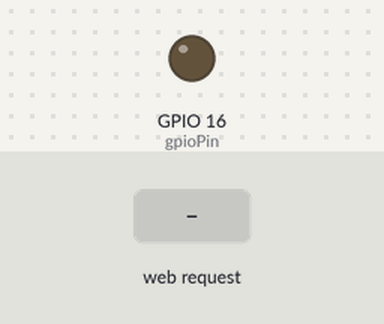
The program below on a simulated ESP8266 (Wemos D1 mini). Shown: output pins drawn as LEDs (lit = HIGH). The test bench sets the inputs (shaded band). What the program prints to the serial monitor is not drawn.

Above: at 1.2 s.
1.3 s: HTTP request GET /toggle received
At 2.1 s:
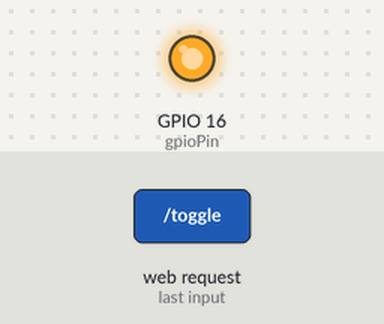
Timing chart, 0 to 4.3 s (numbered marks = the images above; inputs shaded):
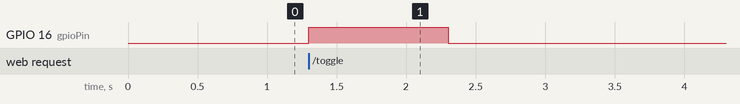

The program:

main.cpp
```cpp
#include <ESP8266WiFi.h>
#include <ESP8266WebServer.h>

// Wi-Fi热点名称和密码
const char* ssid = "I713R";
const char* password = "OvOsia114514";

// 创建Web服务器对象
ESP8266WebServer server(80);

// GPIO引脚配置（例如D1 Mini的D1引脚对应GPIO5）
const int gpioPin = 16;

void handleToggle() {
    // 将引脚设置为高电平，保持1秒后恢复低电平
    digitalWrite(gpioPin, HIGH);
    delay(1000);
    digitalWrite(gpioPin, LOW);
    server.send(200, "text/plain", "GPIO has toggled!"); // 返回响应
}

void setup() {
    // 启动串口通信以进行调试
    Serial.begin(115200);
    Serial.println();

    // 配置GPIO引脚为输出
    pinMode(gpioPin, OUTPUT);
    digitalWrite(gpioPin, LOW);

    // 创建Wi-Fi热点
    WiFi.softAP(ssid, password);
    Serial.print("Access Point \"");
    Serial.print(ssid);
    Serial.println("\" started");
    Serial.print("IP address: ");
    Serial.println(WiFi.softAPIP());

    // 设置Web服务器的URL路由
    server.on("/toggle", handleToggle);

    // 启动Web服务器
    server.begin();
    Serial.println("Web server started");
}

void loop() {
    // 处理客户端请求
    server.handleClient();

    // 检查是否有客户端连接
    if (WiFi.softAPgetStationNum() > 0) {
        // 若有客户端连接，则将GPIO引脚拉高1秒
        digitalWrite(gpioPin, HIGH);
        delay(1000);
        digitalWrite(gpioPin, LOW);
         ESP.restart();
    } else {
        // 若无客户端连接，则保持GPIO引脚为低电平
        digitalWrite(gpioPin, LOW);
    }
}
```

Measured:
- after the input at 1.3 s, GPIO 16 (gpioPin): LOW → HIGH at once, → LOW 1.0 s later
